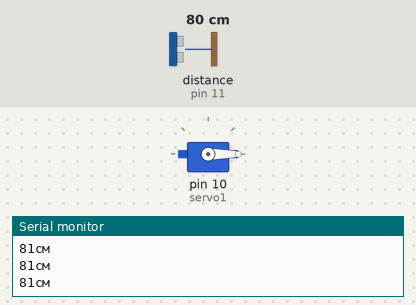
The sketch below on a simulated Arduino Uno, built with avr-gcc and run on an emulated ATmega328P. Shown: servo, the last lines printed to the serial monitor. The inputs (shaded band) are chosen by the test bench; at power-on: distance to the obstacle (sensor on pin 11) 80 cm. The echo pulse lasts 58.3 µs per cm.

Above: at 1.2 s.
1.3 s: distance to the obstacle (sensor on pin 11) set to 12 cm
4.3 s: distance to the obstacle (sensor on pin 11) set to 9 cm
At 5.2 s:
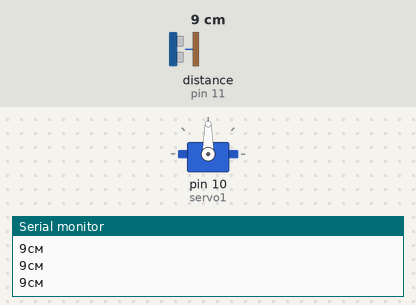
5.8 s: distance to the obstacle (sensor on pin 11) set to 18 cm
At 6.4 s:
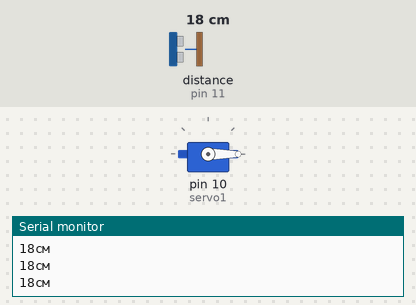
7.3 s: distance to the obstacle (sensor on pin 11) set to 196 cm
8.8 s: distance to the obstacle (sensor on pin 11) set to 205 cm
At 9.9 s:
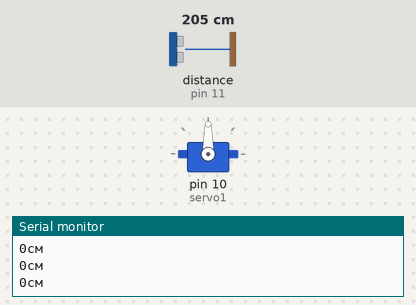
Timing chart, 0 to 11.3 s (numbered marks = the images above; inputs shaded):
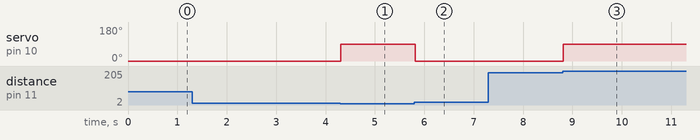

Measured:
- the behaviour switches between 11 and 10 cm on distance to the obstacle (sensor on pin 11) (found by bisection; images 0 and 1)
- the behaviour switches between 200 and 201 cm on distance to the obstacle (sensor on pin 11) (found by bisection; images 2 and 3)
- after the input at 4.3 s, servo on pin 10 (servo1): 0° → 90° at once
- after the input at 5.8 s, servo on pin 10 (servo1): 90° → 0° at once
- after the input at 8.8 s, servo on pin 10 (servo1): 0° → 90° at once

The sketch:

servo_yz.ino
```cpp
#include <Servo.h> // подключаем библиотеку для работы с сервоприводом
#include <NewPing.h>

#define PIN_TRIG 12
#define PIN_ECHO 11

#define MAX_DISTANCE 200

NewPing sonar(PIN_TRIG, PIN_ECHO, MAX_DISTANCE);
Servo servo1; // объявляем переменную servo типа "servo1"

void setup() {
  Serial.begin(9600);
  servo1.attach(10); // привязываем сервопривод к аналоговому выходу 11
  servo1.write(0); // ставим угол поворота под 0
}

void loop() {

  //Получаем значение от датчика расстояния и сохраняем его в переменную
  unsigned int distance = sonar.ping_cm();

  // Печатаем расстояние в мониторе порта
  Serial.print(distance);
  Serial.println("см");

  if (distance <= 10){
    servo1.write(90);
    //delay(2000);
  }else{
    servo1.write(0);
    //delay(2000);
  }
}
```
